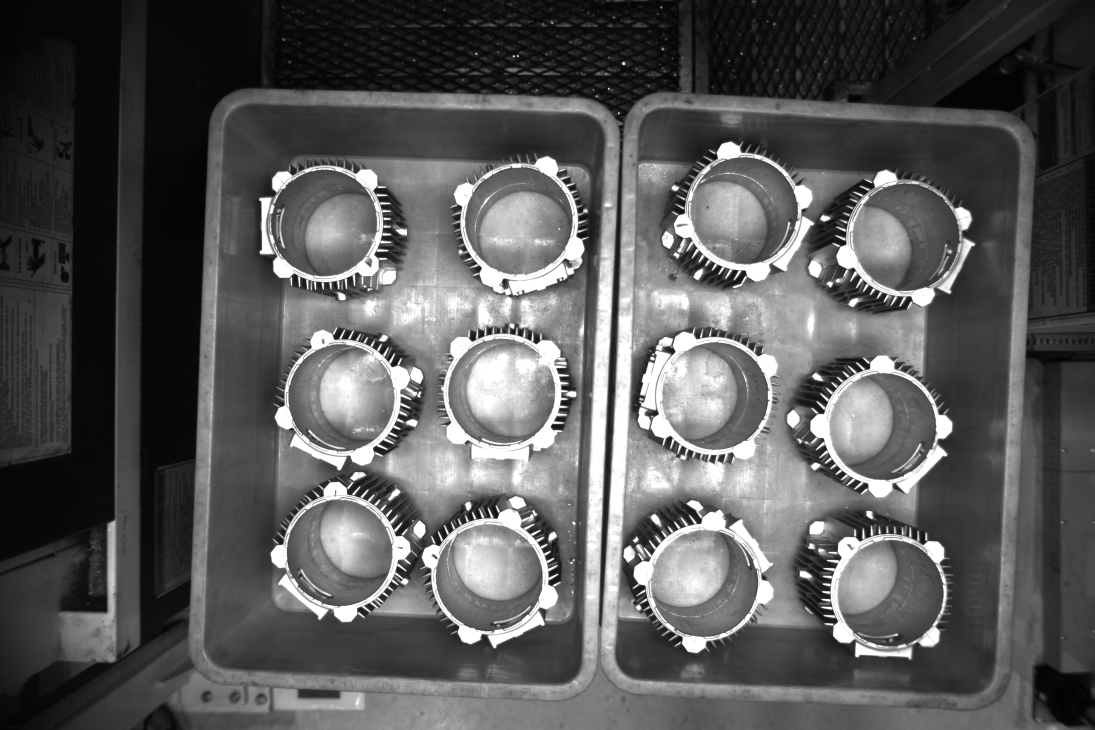
#> input picture anh_test/1.jpg, 5472 x 3648 px (shown at 1/5 size); its folder holds only this picture in this run
$ python -i '1. HoughCircle.py'   (imports and definitions only)
#> lines starting #> are read from the running program, lines starting #| are printed output that depends on the picture
# -*- coding: utf-8 -*-
"""
Buoc 1 - HoughCircle

File nay gop:
- 1.1 tien xu ly truoc houghCircle
- 1.2 Hough Circle

Muc tieu:
- Chon anh dau vao.
- Tune rieng nhom tham so tien xu ly truoc Hough va nhom tham so HoughCircle.
- Preview ngay tren giao dien theo phong cach cua 2. cat roi.
- Luu preset tham so. Sau khi luu, 2. cat roi co the nap dung bo tham so nay
  ma khong can do lai.

Luu y:
- Thuat toan detect tam van tai su dung backend tu file 1.2 Hough Circle.py.
- File nay dong vai tro la buoc setup-tham-so va gui-bo-tham-so cho buoc 2.
"""

import contextlib
import copy
import functools
import importlib.util
import json
import os
import queue
import threading
import tkinter as tk
from tkinter import filedialog, messagebox

import cv2
import numpy as np
from matplotlib import gridspec
from matplotlib.backends.backend_tkagg import FigureCanvasTkAgg
from matplotlib.figure import Figure


SCRIPT_DIR = os.path.dirname(os.path.abspath(__file__))
PROJECT_ROOT = os.path.dirname(SCRIPT_DIR)
BACKEND_SCRIPT_PATH = os.path.join(SCRIPT_DIR, "1.2 Hough Circle.py")
DEFAULT_OUTPUT_DIR = os.path.join(PROJECT_ROOT, "output", "pipeline", "1_hough_circle")
PRESET_DIR = os.path.join(PROJECT_ROOT, "presets", "hough_circle_settings")
ACTIVE_PRESET_PATH = os.path.join(PRESET_DIR, "_active_hough_circle.json")
PRESET_SCHEMA_VERSION = "hough_circle_setting_v1"

DEFAULT_INPUT_CANDIDATES = [
    os.path.join(PROJECT_ROOT, "data", "test", "test_stator_12.png"),
    os.path.join(PROJECT_ROOT, "data", "test", "test.png"),
    os.path.join(PROJECT_ROOT, "data", "test", "1.png"),
    os.path.join(PROJECT_ROOT, "data", "samples", "1.png"),
]


def find_default_input_path():
    for path in DEFAULT_INPUT_CANDIDATES:
        if os.path.isfile(path):
            return path
    return ""


DEFAULT_CONFIG = {
    "input_path": find_default_input_path(),
    "output_dir": DEFAULT_OUTPUT_DIR,
    "expected_count": 12,
    "crop": {
        "x": 0,
        "y": 0,
        "w": 0,
        "h": 0,
    },
    "preprocess": {
        "enabled": True,
        "clahe_use": True,
        "clahe_clip_limit": 2.5,
        "clahe_tile_grid_size": 8,
        "gaussian_use": True,
        "gaussian_kernel": 5,
    },
    "canny": {
        "threshold1": 70,
        "threshold2": 170,
    },
    "hough": {
        "dp": 1.2,
        "param1": 110,
        "param2": 38,
        "minRadius": 32,
        "maxRadius": 120,
        "minDist": 120,
        "min_center_dist": 90,
        "edge_score_threshold": 0.18,
        "radius_consensus_tol": 6,
        "radius_final_tol": 4,
        "edge_ring_width": 3,
        "use_common_radius_refine": True,
        "common_radius_deviation_tol": 2,
        "radius_refine_band": 4,
        "center_refine_range": 2,
        "radius_penalty": 0.012,
        "center_penalty": 0.003,
        "common_radius_score_gap": 0.035,
        "force_common_radius": True,
    },
    "preview": {
        "overview_max_width": 1700,
        "overview_max_height": 1000,
        "detail_max_width": 520,
        "detail_max_height": 360,
        "auto_update": True,
        "auto_update_delay_ms": 350,
    },
}


def ensure_dir(path):
    os.makedirs(path, exist_ok=True)


def read_image(path):
    data = np.fromfile(path, dtype=np.uint8)
    if data.size == 0:
        return None
    return cv2.imdecode(data, cv2.IMREAD_COLOR)


# [6 lines left out: function write_image, not called in this run]


def merge_nested_dict(base, override):
    for key, value in override.items():
        if isinstance(value, dict) and isinstance(base.get(key), dict):
            merge_nested_dict(base[key], value)
        else:
            base[key] = copy.deepcopy(value)
    return base


def _clamp(value, lower, upper):
    return max(lower, min(upper, value))


def _to_bool(value):
    return bool(value)


def _to_odd_int(value, minimum=1, maximum=31):
    value = int(round(float(value)))
    value = _clamp(value, minimum, maximum)
    if value % 2 == 0:
        value = value + 1 if value < maximum else value - 1
    return max(minimum, value)


def normalize_config(raw_config=None):
    cfg = copy.deepcopy(DEFAULT_CONFIG)
    if isinstance(raw_config, dict):
        merge_nested_dict(cfg, raw_config)

    cfg["input_path"] = str(cfg.get("input_path") or "")
    cfg["output_dir"] = os.path.abspath(str(cfg.get("output_dir") or DEFAULT_OUTPUT_DIR))
    cfg["expected_count"] = max(1, int(round(float(cfg.get("expected_count", 12)))))

    crop_cfg = cfg["crop"]
    for key in ["x", "y", "w", "h"]:
        crop_cfg[key] = max(0, int(round(float(crop_cfg.get(key, 0)))))

    pre_cfg = cfg["preprocess"]
    pre_cfg["enabled"] = _to_bool(pre_cfg.get("enabled", True))
    pre_cfg["clahe_use"] = _to_bool(pre_cfg.get("clahe_use", True))
    pre_cfg["clahe_clip_limit"] = round(
        _clamp(float(pre_cfg.get("clahe_clip_limit", 2.5)), 0.5, 8.0),
        2,
    )
    pre_cfg["clahe_tile_grid_size"] = _clamp(
        int(round(float(pre_cfg.get("clahe_tile_grid_size", 8)))),
        2,
        32,
    )
    pre_cfg["gaussian_use"] = _to_bool(pre_cfg.get("gaussian_use", True))
    pre_cfg["gaussian_kernel"] = _to_odd_int(pre_cfg.get("gaussian_kernel", 5), minimum=1, maximum=31)

    canny_cfg = cfg["canny"]
    canny_cfg["threshold1"] = _clamp(int(round(float(canny_cfg.get("threshold1", 70)))), 1, 255)
    canny_cfg["threshold2"] = _clamp(int(round(float(canny_cfg.get("threshold2", 170)))), 1, 255)
    if canny_cfg["threshold2"] < canny_cfg["threshold1"]:
        canny_cfg["threshold2"] = canny_cfg["threshold1"]

    hcfg = cfg["hough"]
    hcfg["dp"] = round(_clamp(float(hcfg.get("dp", 1.2)), 0.8, 3.0), 2)
    hcfg["param1"] = _clamp(int(round(float(hcfg.get("param1", 110)))), 1, 255)
    hcfg["param2"] = _clamp(int(round(float(hcfg.get("param2", 38)))), 1, 255)
    hcfg["minRadius"] = _clamp(int(round(float(hcfg.get("minRadius", 32)))), 1, 2000)
    hcfg["maxRadius"] = _clamp(int(round(float(hcfg.get("maxRadius", 120)))), 2, 3000)
    if hcfg["maxRadius"] < hcfg["minRadius"]:
        hcfg["maxRadius"] = hcfg["minRadius"]
    hcfg["minDist"] = _clamp(int(round(float(hcfg.get("minDist", 120)))), 1, 4000)
    hcfg["min_center_dist"] = _clamp(int(round(float(hcfg.get("min_center_dist", 90)))), 1, 4000)
    hcfg["edge_score_threshold"] = round(
        _clamp(float(hcfg.get("edge_score_threshold", 0.18)), 0.0, 1.0),
        3,
    )
    hcfg["radius_consensus_tol"] = _clamp(int(round(float(hcfg.get("radius_consensus_tol", 6)))), 1, 120)
    hcfg["radius_final_tol"] = _clamp(int(round(float(hcfg.get("radius_final_tol", 4)))), 1, 120)
    hcfg["edge_ring_width"] = _clamp(int(round(float(hcfg.get("edge_ring_width", 3)))), 1, 30)
    hcfg["use_common_radius_refine"] = _to_bool(hcfg.get("use_common_radius_refine", True))
    hcfg["common_radius_deviation_tol"] = _clamp(
        int(round(float(hcfg.get("common_radius_deviation_tol", 2)))),
        0,
        50,
    )
    hcfg["radius_refine_band"] = _clamp(int(round(float(hcfg.get("radius_refine_band", 4)))), 1, 60)
    hcfg["center_refine_range"] = _clamp(int(round(float(hcfg.get("center_refine_range", 2)))), 0, 30)
    hcfg["radius_penalty"] = round(_clamp(float(hcfg.get("radius_penalty", 0.012)), 0.0, 0.2), 4)
    hcfg["center_penalty"] = round(_clamp(float(hcfg.get("center_penalty", 0.003)), 0.0, 0.2), 4)
    hcfg["common_radius_score_gap"] = round(
        _clamp(float(hcfg.get("common_radius_score_gap", 0.035)), 0.0, 0.3),
        4,
    )
    hcfg["force_common_radius"] = _to_bool(hcfg.get("force_common_radius", True))

    preview_cfg = cfg["preview"]
    preview_cfg["overview_max_width"] = _clamp(
        int(round(float(preview_cfg.get("overview_max_width", 1700)))),
        800,
        3200,
    )
    preview_cfg["overview_max_height"] = _clamp(
        int(round(float(preview_cfg.get("overview_max_height", 1000)))),
        600,
        2400,
    )
    preview_cfg["detail_max_width"] = _clamp(
        int(round(float(preview_cfg.get("detail_max_width", 520)))),
        220,
        1600,
    )
    preview_cfg["detail_max_height"] = _clamp(
        int(round(float(preview_cfg.get("detail_max_height", 360)))),
        180,
        1200,
    )
    preview_cfg["auto_update"] = _to_bool(preview_cfg.get("auto_update", True))
    preview_cfg["auto_update_delay_ms"] = _clamp(
        int(round(float(preview_cfg.get("auto_update_delay_ms", 350)))),
        120,
        2000,
    )

    return cfg


# [30 lines left out: functions _payload_from_config, load_preset_file, save_active_config, save_preset_file, not called in this run]


def load_active_config():
    if not os.path.isfile(ACTIVE_PRESET_PATH):
        return copy.deepcopy(DEFAULT_CONFIG)
    try:
        return load_preset_file(ACTIVE_PRESET_PATH)
    except Exception:
        return copy.deepcopy(DEFAULT_CONFIG)


CONFIG = normalize_config(load_active_config())


@functools.lru_cache(maxsize=1)
def load_backend_module():
    if not os.path.isfile(BACKEND_SCRIPT_PATH):
        raise FileNotFoundError("Khong tim thay backend Hough Circle: {}".format(BACKEND_SCRIPT_PATH))

    spec = importlib.util.spec_from_file_location("pipeline_hough_circle_backend", BACKEND_SCRIPT_PATH)
    if spec is None or spec.loader is None:
        raise ImportError("Khong the nap backend tu file: {}".format(BACKEND_SCRIPT_PATH))

    module = importlib.util.module_from_spec(spec)
    spec.loader.exec_module(module)
    return module


# [16 lines left out: function resize_for_display, not called in this run]


def crop_work_roi(image, cfg=None):
    active_cfg = normalize_config(cfg if cfg is not None else CONFIG)
    crop_cfg = active_cfg["crop"]
    h, w = image.shape[:2]
    x = max(0, int(crop_cfg["x"]))
    y = max(0, int(crop_cfg["y"]))
    cw = int(crop_cfg["w"]) if int(crop_cfg["w"]) > 0 else (w - x)
    ch = int(crop_cfg["h"]) if int(crop_cfg["h"]) > 0 else (h - y)

    x2 = min(w, x + cw)
    y2 = min(h, y + ch)

    if x >= x2 or y >= y2:
        return image.copy(), (0, 0)

    return image[y:y2, x:x2].copy(), (x, y)


def preprocess_image(image, cfg=None, return_stages=False):
    active_cfg = normalize_config(cfg if cfg is not None else CONFIG)
    pre_cfg = active_cfg["preprocess"]

    gray_raw = cv2.cvtColor(image, cv2.COLOR_BGR2GRAY) if len(image.shape) == 3 else image.copy()
    gray_hough = gray_raw.copy()

    if pre_cfg["enabled"]:
        if pre_cfg["clahe_use"]:
            tile = int(pre_cfg["clahe_tile_grid_size"])
            clahe = cv2.createCLAHE(
                clipLimit=float(pre_cfg["clahe_clip_limit"]),
                tileGridSize=(tile, tile),
            )
            gray_hough = clahe.apply(gray_hough)

        if pre_cfg["gaussian_use"]:
            kernel = int(pre_cfg["gaussian_kernel"])
            gray_hough = cv2.GaussianBlur(gray_hough, (kernel, kernel), 0)

    stages = {
        "gray_raw": gray_raw,
        "gray_hough": gray_hough,
    }
    if return_stages:
        return gray_hough, stages
    return gray_hough


# [15 lines left out: function _apply_config_to_backend, not called in this run]


@contextlib.contextmanager
def backend_runtime(cfg=None, patch_preprocess=False):
    active_cfg = normalize_config(cfg if cfg is not None else CONFIG)
    module = load_backend_module()
    config_backup = copy.deepcopy(module.CONFIG)
    preprocess_backup = getattr(module, "preprocess_image", None)

    _apply_config_to_backend(module, active_cfg)
    if patch_preprocess and preprocess_backup is not None:
        module.preprocess_image = lambda image: preprocess_image(image, active_cfg)

    try:
        yield module
    finally:
        module.CONFIG.clear()
        module.CONFIG.update(config_backup)
        if preprocess_backup is not None:
            module.preprocess_image = preprocess_backup


def detect_stator_centers(roi_bgr, cfg=None):
    with backend_runtime(cfg, patch_preprocess=True) as module:
        return module.detect_stator_centers(roi_bgr)


# [12 lines left out: function _collect_candidates, not called in this run]


def dedup_circles(candidates, min_dist, preferred_radius=None):
    module = load_backend_module()
    return module.dedup_circles(candidates, min_dist, preferred_radius=preferred_radius)


def draw_results(image, circles, offset_xy=(0, 0), common_radius=None):
    module = load_backend_module()
    return module.draw_results(image, circles, offset_xy, common_radius=common_radius)


def draw_candidate_overlay(image, circles, offset_xy=(0, 0)):
    module = load_backend_module()
    return module.draw_candidate_overlay(image, circles, offset_xy)


def draw_valid_overview(image, circles, offset_xy=(0, 0), common_radius=None):
    module = load_backend_module()
    return module.draw_valid_overview(image, circles, offset_xy, common_radius=common_radius)


def get_output_paths(output_dir):
    return {
        "input_overlay_path": os.path.join(output_dir, "00_input_with_crop.png"),
        "gray_raw_path": os.path.join(output_dir, "01_gray_raw.png"),
        "gray_hough_path": os.path.join(output_dir, "02_gray_used_for_hough.png"),
        "edges_path": os.path.join(output_dir, "03_canny_edges.png"),
        "candidate_path": os.path.join(output_dir, "04_raw_hough_candidates.png"),
        "result_path": os.path.join(output_dir, "05_detected_stator_centers_refined.png"),
        "overview_path": os.path.join(output_dir, "06_valid_stators_overview_refined.png"),
        "figure_path": os.path.join(output_dir, "07_hough_circle_report.png"),
        "preset_copy_path": os.path.join(output_dir, "08_hough_circle_active_preset.json"),
    }


# [143 lines left out: functions draw_input_crop_overlay, _to_rgb_for_plot, build_gui_figure, print_processing_summary, not called in this run]


def process_image(
    input_path,
    output_dir=None,
    save_outputs=True,
    status_callback=None,
    attach_figure=True,
    config_override=None,
):
    cfg = normalize_config(config_override if config_override is not None else CONFIG)

    def report_status(message):
        if status_callback is not None:
            status_callback(message)

    if not input_path:
        raise ValueError("Chua co duong dan anh dau vao.")
    if not os.path.isfile(input_path):
        raise FileNotFoundError("Khong tim thay anh dau vao: {}".format(input_path))

    output_dir = os.path.abspath(output_dir or cfg["output_dir"])
    ensure_dir(output_dir)
    output_paths = get_output_paths(output_dir)

    report_status("Dang doc anh dau vao...")
    image = read_image(input_path)
#> in read_image, returned value is the input picture: shape (3648, 5472, 3); min 1, max 255, mean 89
    if image is None:
        raise ValueError("Khong doc duoc anh: {}".format(input_path))

    report_status("Dang cat ROI lon cho Hough...")
    roi, offset_xy = crop_work_roi(image, cfg)
#> offset_xy = (0, 0)

    report_status("Dang tien xu ly ROI truoc Hough...")
    _gray_hough, stages = preprocess_image(roi, cfg, return_stages=True)
#> in preprocess_image, `gray_hough = clahe.apply(gray_hough)`:
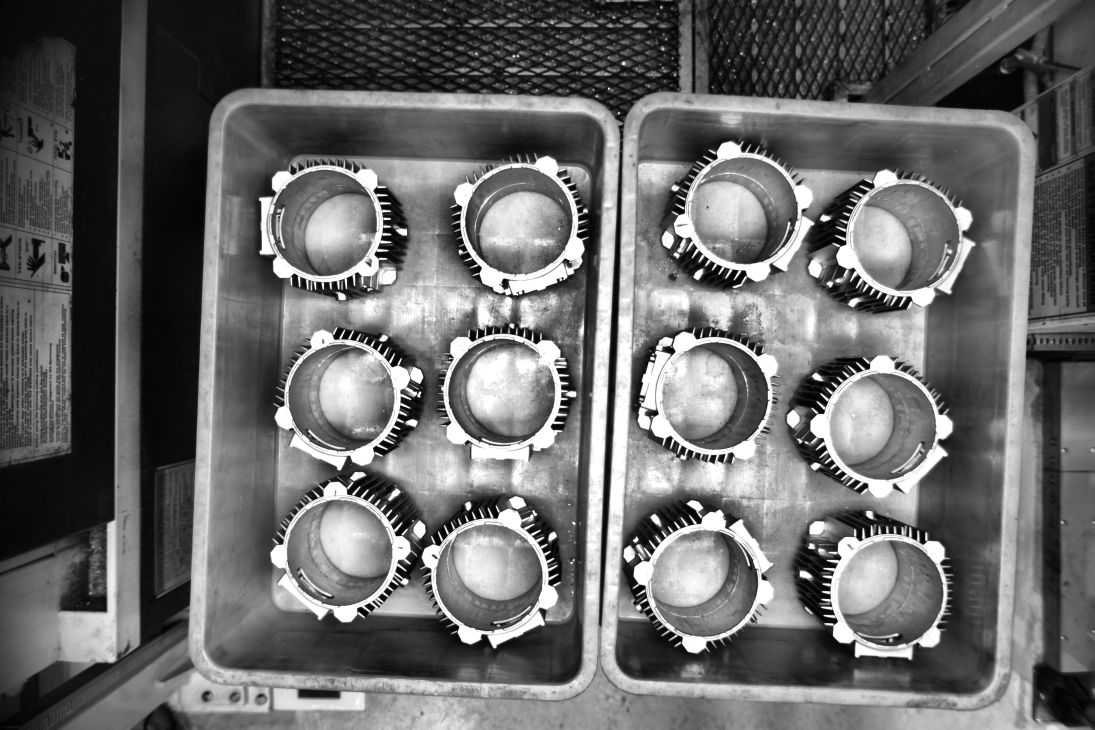
#> gray_hough: shape (3648, 5472) (shown at 1/5 size); min 1, max 255, mean 105.5
#> stages = 2 items

    report_status("Dang chay Hough Circle...")
    gray, edges, raw_candidates, circles, common_radius = detect_stator_centers(roi, cfg)
    if not circles:
        raise RuntimeError("Khong tim thay stator nao bang Hough Circle.")

    report_status("Dang tao hinh preview...")
    input_overlay = draw_input_crop_overlay(image, cfg)
    raw_result = draw_candidate_overlay(image, raw_candidates, offset_xy)
    result = draw_results(image, circles, offset_xy, common_radius=common_radius)
    valid_overview = draw_valid_overview(image, circles, offset_xy, common_radius=common_radius)
    figure = build_gui_figure(
        {
            "result": result,
            "raw_result": raw_result,
            "input_overlay": input_overlay,
            "gray_raw": stages["gray_raw"],
            "gray": gray,
            "edges": edges,
            "circles": circles,
            "common_radius": common_radius,
        },
        cfg,
    ) if (save_outputs or attach_figure) else None

    outputs = {
        "input_path": input_path,
        "output_dir": output_dir,
        "save_outputs": bool(save_outputs),
        "config": cfg,
        "offset_xy": offset_xy,
        "image": image,
        "roi": roi,
        "input_overlay": input_overlay,
        "gray_raw": stages["gray_raw"],
        "gray": gray,
        "edges": edges,
        "raw_candidates": raw_candidates,
        "circles": circles,
        "common_radius": common_radius,
        "raw_result": raw_result,
        "result": result,
        "valid_overview": valid_overview,
        "figure": figure if attach_figure else None,
        "output_paths": output_paths,
    }

    if save_outputs:
        report_status("Dang luu output va preset active...")
        write_image(output_paths["input_overlay_path"], input_overlay)
        write_image(output_paths["gray_raw_path"], stages["gray_raw"])
        write_image(output_paths["gray_hough_path"], gray)
        write_image(output_paths["edges_path"], edges)
        write_image(output_paths["candidate_path"], raw_result)
        write_image(output_paths["result_path"], result)
        write_image(output_paths["overview_path"], valid_overview)
        if figure is None:
            figure = build_gui_figure(outputs, cfg)
            outputs["figure"] = figure if attach_figure else None
        figure.savefig(output_paths["figure_path"], dpi=300, bbox_inches="tight", pad_inches=0.05)
        save_active_config(cfg)
        save_preset_file(output_paths["preset_copy_path"], cfg, sync_active=False)

    print_processing_summary(outputs)
    return outputs


def save_current_preset_from_gui(path, cfg):
    save_preset_file(path, cfg, sync_active=True)


# [755 lines left out: function run_gui, not called in this run]


def main():
    run_gui()


# [2 lines not run here, left out]

#> (the run stopped early here; a loop or call above may not have finished)

$ run again, on anh_test/10.jpg
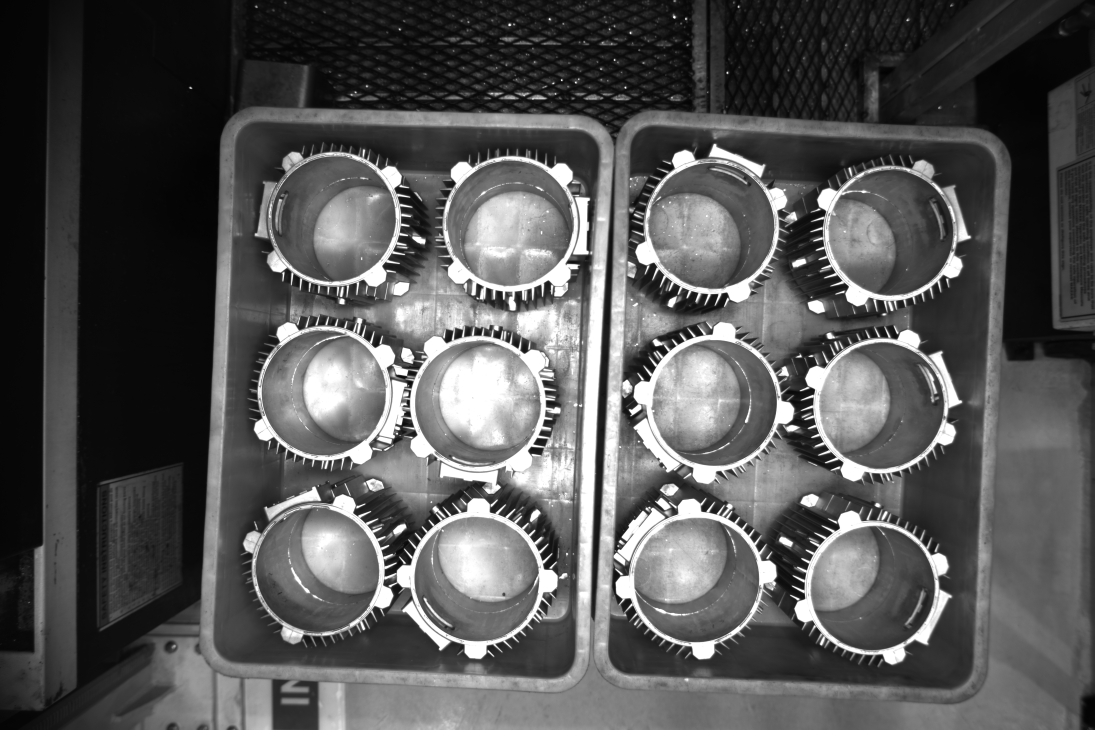
#> input picture anh_test/10.jpg, 5472 x 3648 px (shown at 1/5 size)
#> in read_image, returned value is the input picture: shape (3648, 5472, 3); min 2, max 255, mean 85.8
#> offset_xy = (0, 0)
#> in preprocess_image, `gray_hough = clahe.apply(gray_hough)`:
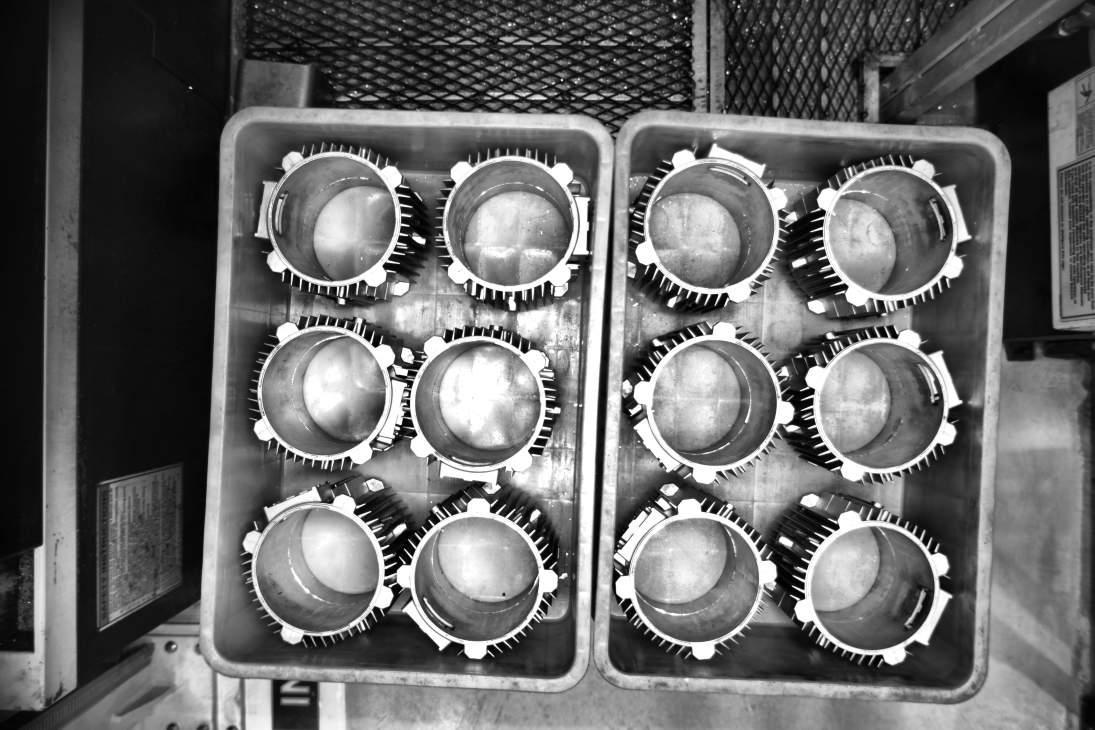
#> gray_hough: shape (3648, 5472) (shown at 1/5 size); min 0, max 255, mean 104
#> stages = 2 items
